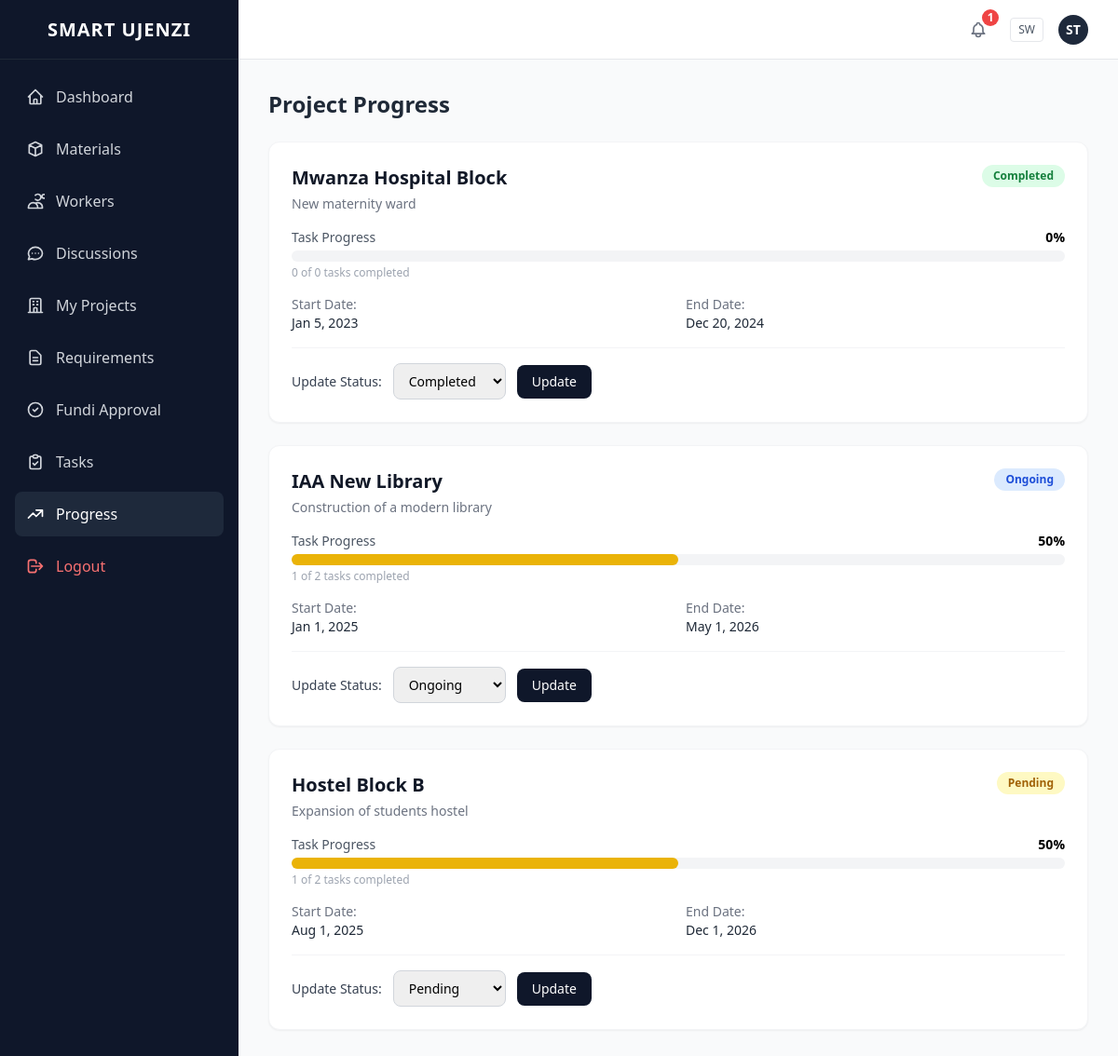
The page /pm/progress.php (signed in) on the database its author committed.
### tables this page shows
CREATE TABLE projects (
    id INT AUTO_INCREMENT PRIMARY KEY,
    name VARCHAR(255) NOT NULL,
    description TEXT,
    status VARCHAR(50) DEFAULT 'Pending',
    project_manager_id INT,
    customer_id INT,
    start_date DATE,
    end_date DATE,
    FOREIGN KEY(project_manager_id) REFERENCES users(id)
);

### includes/config.php (called while the page is built, shortened)
<?php
function getDB(): PDO {
    static $pdo = null;
    if ($pdo === null) {
        try {
    $dsn = "mysql:host=" . DB_HOST . ";dbname=" . DB_NAME . ";charset=utf8mb4";
            $pdo = new PDO($dsn, DB_USER, DB_PASS, [
                PDO::ATTR_ERRMODE => PDO::ERRMODE_EXCEPTION,
                PDO::ATTR_DEFAULT_FETCH_MODE => PDO::FETCH_ASSOC,
            ]);
        } catch (PDOException $e) {
            if (APP_ENV === 'production') {
                die('Database connection failed. Please check your configuration.');
            }
            throw $e;
        }
    }
    return $pdo;
}

### includes/functions.php (called while the page is built, shortened)
<?php
require_once __DIR__ . '/config.php';
function runQuery(string $sql, array $params = []): array {
    $stmt = getDB()->prepare($sql);
    $stmt->execute($params);
    return $stmt->fetchAll();
}

### pm/progress.php (the view, shortened to what this page needs)
<?php
require_once __DIR__ . '/../includes/functions.php';
require_once __DIR__ . '/../includes/header.php';
$userId = $_SESSION['user_id'];
$projects = runQuery("SELECT p.*, (SELECT COUNT(*) FROM tasks WHERE project_id = p.id) as total_tasks, (SELECT COUNT(*) FROM tasks WHERE project_id = p.id AND status='Completed') as done_tasks FROM projects p WHERE p.project_manager_id = ? ORDER BY p.status, p.start_date DESC", [$userId]);
$statuses = ['Pending', 'Ongoing', 'In Progress', 'Completed', 'On Hold'];
?>
<?php if (empty($projects)): ?>
<div class="bg-white rounded-xl shadow-sm border border-gray-100 p-12 text-center">
    <svg class="w-16 h-16 mx-auto text-gray-300 mb-4" fill="none" stroke="currentColor" viewBox="0 0 24 24"><path stroke-linecap="round" stroke-linejoin="round" stroke-width="2" d="M19 21V5a2 2 0 00-2-2H7a2 2 0 00-2 2v16m14 0h2m-2 0h-5m-9 0H3m2 0h5M9 7h1m-1 4h1m4-4h1m-1 4h1m-5 10v-5a1 1 0 011-1h2a1 1 0 011 1v5m-4 0h4"/></svg>
    <h3 class="text-xl font-bold text-gray-800 mb-2">No Projects</h3>
    <p class="text-gray-500">You have no projects assigned to you yet.</p>
</div>
<?php else: ?>
<div class="grid gap-6">
    <?php foreach ($projects as $proj):
        $total = (int)$proj['total_tasks'];
        $done = (int)$proj['done_tasks'];
        $prog = $total > 0 ? round(($done / $total) * 100) : 0;
    ?>
    <div class="bg-white rounded-xl shadow-sm border border-gray-100 overflow-hidden">
        <div class="p-6">
            <div class="flex flex-col sm:flex-row sm:items-center justify-between gap-4 mb-4">
                <div>
                    <h3 class="text-xl font-bold text-gray-900"><a href="../gantt.php?project_id=<?= $proj['id'] ?>" class="hover:text-blue-600 transition-colors"><?= htmlspecialchars($proj['name']) ?></a></h3>
                    <?php if ($proj['description']): ?>
                        <p class="text-gray-500 text-sm mt-1"><?= htmlspecialchars($proj['description']) ?></p>
                    <?php endif; ?>
                </div>
                <span class="px-3 py-1 rounded-full text-xs font-semibold self-start
                    <?= $proj['status'] === 'Completed' ? 'bg-green-100 text-green-700' : ($proj['status'] === 'Ongoing' || $proj['status'] === 'In Progress' ? 'bg-blue-100 text-blue-700' : ($proj['status'] === 'Pending' ? 'bg-yellow-100 text-yellow-700' : 'bg-red-100 text-red-700')) ?>">
                    <?= $proj['status'] ?>
                </span>
            </div>
            <div class="mb-4">
                <div class="flex justify-between text-sm mb-1">
                    <span class="text-gray-600">Task Progress</span>
                    <span class="font-semibold"><?= $prog ?>%</span>
                </div>
                <div class="w-full bg-gray-100 rounded-full h-3">
                    <div class="bg-yellow-500 h-3 rounded-full transition-all" style="width: <?= $prog ?>%"></div>
                </div>
                <p class="text-xs text-gray-400 mt-1"><?= $done ?> of <?= $total ?> tasks completed</p>
            </div>
            <div class="grid grid-cols-1 sm:grid-cols-2 gap-4 mb-4 text-sm">
                <div>
                    <span class="text-gray-500">Start Date:</span>
                    <p class="font-medium text-gray-800"><?= $proj['start_date'] ? date('M j, Y', strtotime($proj['start_date'])) : 'N/A' ?></p>
                </div>
                <div>
                    <span class="text-gray-500">End Date:</span>
                    <p class="font-medium text-gray-800"><?= $proj['end_date'] ? date('M j, Y', strtotime($proj['end_date'])) : 'N/A' ?></p>
                </div>
            </div>
            <form method="POST" class="flex flex-col sm:flex-row items-start sm:items-center gap-3 pt-4 border-t border-gray-100">
                <label class="text-sm font-medium text-gray-700">Update Status:</label>
                <select name="status" class="px-3 py-2 border border-gray-300 rounded-lg text-sm focus:outline-none focus:ring-2 focus:ring-slate-500">
                    <?php foreach ($statuses as $s): ?>
                        <option value="<?= $s ?>" <?= $s === $proj['status'] ? 'selected' : '' ?>><?= $s ?></option>
                    <?php endforeach; ?>
                </select>
                <button type="submit" class="px-4 py-2 bg-slate-900 text-white rounded-lg hover:bg-slate-800 transition-colors text-sm font-medium">
                    Update
                </button>
            </form>
        </div>
    </div>
    <?php endforeach; ?>
</div>
<?php endif; ?>
<?php require_once __DIR__ . '/../includes/footer.php'; ?>

### rows shown on the page
projects: name "Mwanza Hospital Block", description "New maternity ward", status "Completed", prog "0", done "0", total "0", start_date "Jan 5, 2023", end_date "Dec 20, 2024"
projects: name "IAA New Library", description "Construction of a modern library", status "Ongoing", prog "50", done "1", total "2", start_date "Jan 1, 2025", end_date "May 1, 2026"
projects: name "Hostel Block B", description "Expansion of students hostel", status "Pending", prog "50", done "1", total "2", start_date "Aug 1, 2025", end_date "Dec 1, 2026"

### other values the page prints
$item['name'] "Dashboard"
$item['name'] "Materials"
$item['name'] "Workers"
$item['name'] "Discussions"
$item['name'] "My Projects"
$item['name'] "Requirements"
$item['name'] "Fundi Approval"
$item['name'] "Tasks"
$item['name'] "Progress"
$unreadCount "1"
substr($userName, 0, 2) "ST"
$pageTitle "Project Progress"
